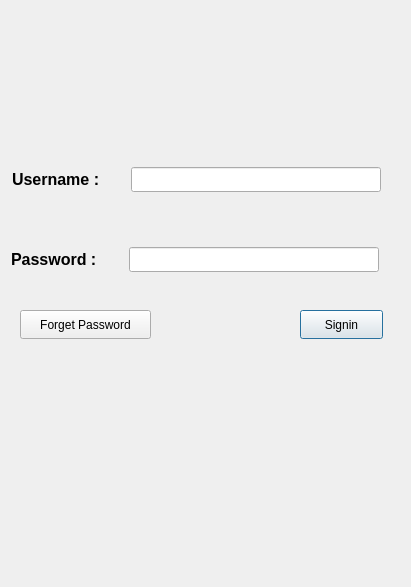
<?xml version="1.0" encoding="UTF-8"?>
<ui version="4.0">
 <class>SignIn</class>
 <widget class="QDialog" name="SignIn">
  <property name="geometry">
   <rect>
    <x>0</x>
    <y>0</y>
    <width>411</width>
    <height>587</height>
   </rect>
  </property>
  <property name="windowTitle">
   <string>Dialog</string>
  </property>
  <property name="styleSheet">
   <string notr="true"/>
  </property>
  <widget class="QPushButton" name="LoginButton">
   <property name="geometry">
    <rect>
     <x>300</x>
     <y>310</y>
     <width>83</width>
     <height>29</height>
    </rect>
   </property>
   <property name="text">
    <string>Signin</string>
   </property>
  </widget>
  <widget class="QPushButton" name="ForgetPasswordButton">
   <property name="geometry">
    <rect>
     <x>20</x>
     <y>310</y>
     <width>131</width>
     <height>29</height>
    </rect>
   </property>
   <property name="text">
    <string>Forget Password</string>
   </property>
  </widget>
  <widget class="QWidget" name="horizontalLayoutWidget">
   <property name="geometry">
    <rect>
     <x>0</x>
     <y>140</y>
     <width>411</width>
     <height>80</height>
    </rect>
   </property>
   <layout class="QHBoxLayout" name="horizontalLayout">
    <item alignment="Qt::AlignmentFlag::AlignHCenter|Qt::AlignmentFlag::AlignVCenter">
     <widget class="QLabel" name="UsernameLabel">
      <property name="minimumSize">
       <size>
        <width>100</width>
        <height>0</height>
       </size>
      </property>
      <property name="font">
       <font>
        <pointsize>12</pointsize>
        <bold>true</bold>
       </font>
      </property>
      <property name="text">
       <string>Username :</string>
      </property>
     </widget>
    </item>
    <item>
     <widget class="QLineEdit" name="UsernameEntry">
      <property name="minimumSize">
       <size>
        <width>250</width>
        <height>0</height>
       </size>
      </property>
      <property name="maximumSize">
       <size>
        <width>250</width>
        <height>25</height>
       </size>
      </property>
     </widget>
    </item>
    <item>
     <spacer name="horizontalSpacer">
      <property name="orientation">
       <enum>Qt::Orientation::Horizontal</enum>
      </property>
      <property name="sizeType">
       <enum>QSizePolicy::Policy::Fixed</enum>
      </property>
      <property name="sizeHint" stdset="0">
       <size>
        <width>30</width>
        <height>20</height>
       </size>
      </property>
     </spacer>
    </item>
   </layout>
  </widget>
  <widget class="QWidget" name="horizontalLayoutWidget_2">
   <property name="geometry">
    <rect>
     <x>0</x>
     <y>220</y>
     <width>415</width>
     <height>80</height>
    </rect>
   </property>
   <layout class="QHBoxLayout" name="horizontalLayout_2">
    <item alignment="Qt::AlignmentFlag::AlignHCenter|Qt::AlignmentFlag::AlignVCenter">
     <widget class="QLabel" name="PasswordLabel">
      <property name="minimumSize">
       <size>
        <width>100</width>
        <height>0</height>
       </size>
      </property>
      <property name="font">
       <font>
        <pointsize>12</pointsize>
        <bold>true</bold>
       </font>
      </property>
      <property name="text">
       <string>Password :  </string>
      </property>
     </widget>
    </item>
    <item>
     <widget class="QLineEdit" name="PasswordEntry">
      <property name="minimumSize">
       <size>
        <width>250</width>
        <height>0</height>
       </size>
      </property>
      <property name="maximumSize">
       <size>
        <width>250</width>
        <height>25</height>
       </size>
      </property>
      <property name="echoMode">
       <enum>QLineEdit::EchoMode::Password</enum>
      </property>
     </widget>
    </item>
    <item>
     <widget class="QPushButton" name="SeeHidePassword">
      <property name="minimumSize">
       <size>
        <width>25</width>
        <height>25</height>
       </size>
      </property>
      <property name="maximumSize">
       <size>
        <width>25</width>
        <height>25</height>
       </size>
      </property>
      <property name="styleSheet">
       <string notr="true">QPushButton {
    background-color: transparent; /* Make the background transparent */
    border: none; /* Remove border if needed */
    color: black; /* Set text color */
    font-size: 16px;
    border-radius: 50%; /* Make it circular */
}


</string>
      </property>
      <property name="text">
       <string/>
      </property>
      <property name="icon">
       <iconset resource="resources.qrc">
        <normaloff>:/images/images/hide.png</normaloff>:/images/images/hide.png</iconset>
      </property>
      <property name="iconSize">
       <size>
        <width>20</width>
        <height>20</height>
       </size>
      </property>
     </widget>
    </item>
    <item>
     <spacer name="horizontalSpacer_2">
      <property name="orientation">
       <enum>Qt::Orientation::Horizontal</enum>
      </property>
      <property name="sizeType">
       <enum>QSizePolicy::Policy::Minimum</enum>
      </property>
      <property name="sizeHint" stdset="0">
       <size>
        <width>5</width>
        <height>20</height>
       </size>
      </property>
     </spacer>
    </item>
   </layout>
  </widget>
  <widget class="QPushButton" name="BackHomePage">
   <property name="geometry">
    <rect>
     <x>10</x>
     <y>20</y>
     <width>25</width>
     <height>25</height>
    </rect>
   </property>
   <property name="minimumSize">
    <size>
     <width>25</width>
     <height>25</height>
    </size>
   </property>
   <property name="maximumSize">
    <size>
     <width>25</width>
     <height>25</height>
    </size>
   </property>
   <property name="styleSheet">
    <string notr="true">QPushButton {
    background-color: transparent; /* Make the background transparent */
    border: none; /* Remove border if needed */
    color: black; /* Set text color */
    font-size: 16px;
    border-radius: 50%; /* Make it circular */
}


</string>
   </property>
   <property name="text">
    <string/>
   </property>
   <property name="icon">
    <iconset resource="resources.qrc">
     <normaloff>:/images/images/back.png</normaloff>:/images/images/back.png</iconset>
   </property>
   <property name="iconSize">
    <size>
     <width>25</width>
     <height>25</height>
    </size>
   </property>
  </widget>
 </widget>
 <resources>
  <include location="resources.qrc"/>
 </resources>
 <connections/>
</ui>
